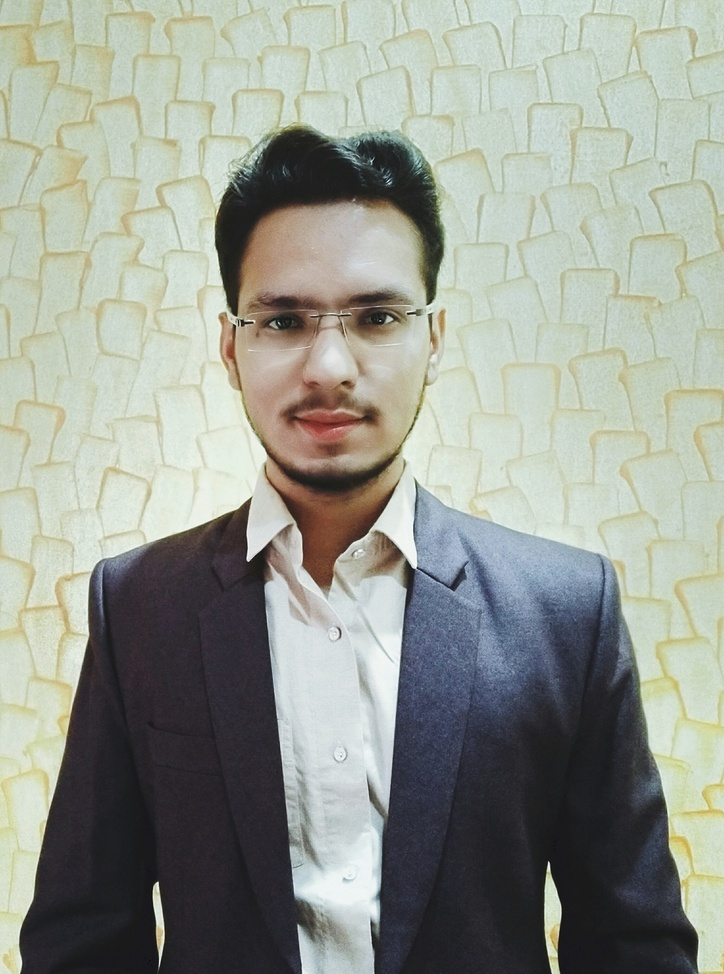
#> input picture Matplotlib/kk(1).jpg, 724 x 974 px, shrunk from 3008 x 4048 before the run
$ python myImage.py
#> lines starting #> are read from the running program, lines starting #| are printed output that depends on the picture
import matplotlib.pyplot as plt

img = plt.imread('kk(1).jpg')
#> img is the input picture: shape (974, 724, 3); mean R, G, B 149.7, 154, 144.8
#plt.imshow(img)
#plt.show()

a,b,c = img.shape
#> a = 974; b = 724; c = 3
plt.imshow(img[:int(a/2),:int(b/2)])
plt.show()
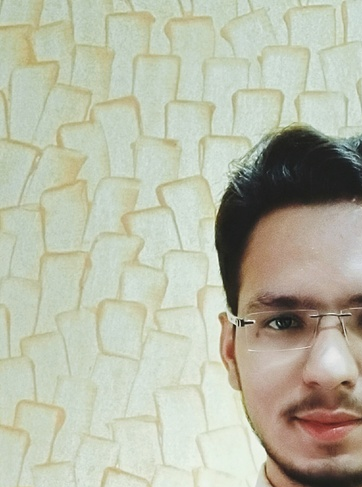
#> shown: shape (487, 362, 3); mean R, G, B 183.8, 185.8, 167.3
